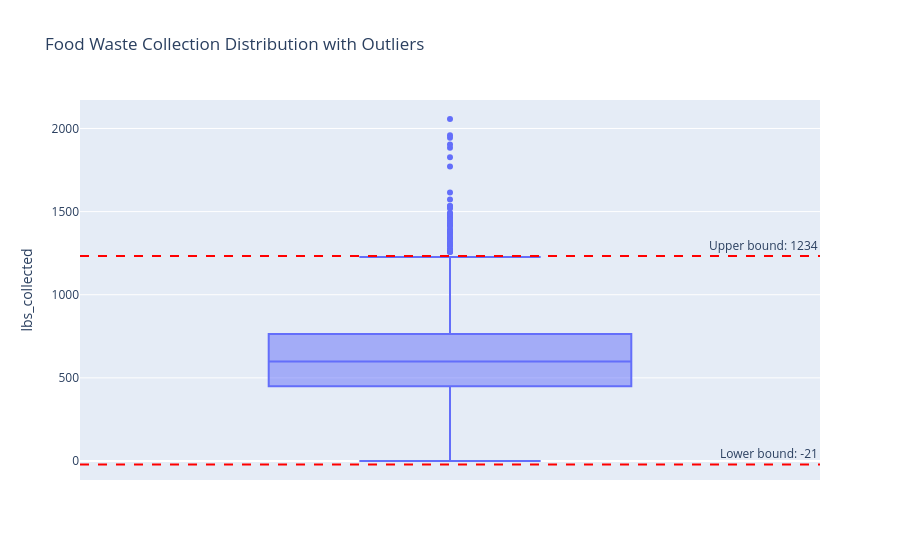

Notebook cell for this chart:
### Code cell
# Visualize outliers with box plot
fig_outliers = px.box(df_cleaner, y='lbs_collected', points='outliers',
                      title='Food Waste Collection Distribution with Outliers')
fig_outliers.add_hline(y=upper_bound, line_dash="dash", line_color="red",
                       annotation_text=f"Upper bound: {upper_bound:.0f}")
fig_outliers.add_hline(y=lower_bound, line_dash="dash", line_color="red",
                       annotation_text=f"Lower bound: {lower_bound:.0f}")
fig_outliers.show()

### Figure 1 — Plotly figure (JSON) as saved in the notebook; plotly's stock layout.template omitted (floating-point values rounded to 4 significant figures; data arrays with more than 128 entries replaced by an {"elided": "..."} marker saying what was removed)
{"data": [{"alignmentgroup": "True", "boxpoints": "outliers", "hovertemplate": "lbs_collected=%{y}<extra></extra>", "legendgroup": "", "marker": {"color": "#636efa"}, "name": "", "notched": false, "offsetgroup": "", "orientation": "v", "showlegend": false, "type": "box", "x0": " ", "xaxis": "x", "y": {"elided": "955 float values"}, "y0": " ", "yaxis": "y"}], "layout": {"annotations": [{"showarrow": false, "text": "Upper bound: 1234", "x": 1, "xanchor": "right", "xref": "x domain", "y": 1234.0, "yanchor": "bottom", "yref": "y"}, {"showarrow": false, "text": "Lower bound: -21", "x": 1, "xanchor": "right", "xref": "x domain", "y": -20.62, "yanchor": "bottom", "yref": "y"}], "boxmode": "group", "legend": {"tracegroupgap": 0}, "shapes": [{"line": {"color": "red", "dash": "dash"}, "type": "line", "x0": 0, "x1": 1, "xref": "x domain", "y0": 1234.0, "y1": 1234.0, "yref": "y"}, {"line": {"color": "red", "dash": "dash"}, "type": "line", "x0": 0, "x1": 1, "xref": "x domain", "y0": -20.62, "y1": -20.62, "yref": "y"}], "title": {"text": "Food Waste Collection Distribution with Outliers"}, "xaxis": {"anchor": "y", "domain": [0, 1]}, "yaxis": {"anchor": "x", "domain": [0, 1], "title": {"text": "lbs_collected"}}}}
